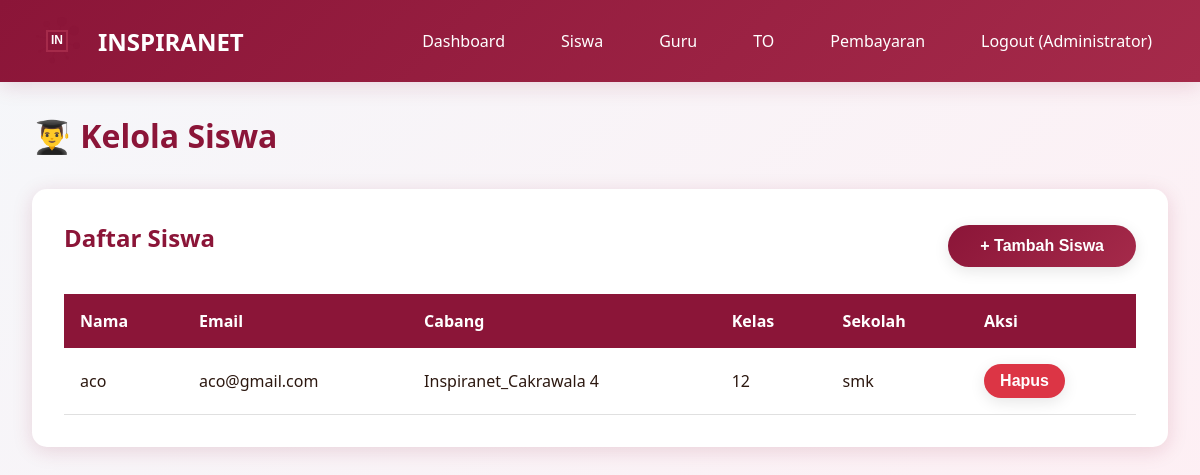
/admin/students (signed in), run on the app's committed database.
### models.py (models this page shows, shortened)
class User(UserMixin, db.Model):
    __tablename__ = 'users'
    id = db.Column(db.Integer, primary_key=True)
    email = db.Column(db.String(120), unique=True, nullable=False)
    password_hash = db.Column(db.String(255), nullable=False)
    full_name = db.Column(db.String(100), nullable=False)
    role = db.Column(db.String(20), nullable=False, default='student')
    inspira_branch = db.Column(db.String(50), nullable=True)
    class_level = db.Column(db.String(20), nullable=True)
    school_name = db.Column(db.String(150), nullable=True)
    phone_number = db.Column(db.String(20), nullable=True)
    profile_photo = db.Column(db.String(255), nullable=True)
    created_at = db.Column(db.DateTime, default=datetime.utcnow)
    exam_attempts = db.relationship('ExamAttempt', backref='user', lazy=True, cascade='all, delete-orphan')
    payments = db.relationship('Payment', backref='user', lazy=True, cascade='all, delete-orphan')
    leaderboard_entries = db.relationship('Leaderboard', backref='user', lazy=True, cascade='all, delete-orphan')

### app.py (the view)
@app.route('/admin/students')
@login_required
def admin_students():
    if current_user.role != 'admin':
        flash('Akses ditolak!', 'danger')
        return redirect(url_for('index'))
    students = User.query.filter_by(role='student').all()
    return render_template('admin_students.html', students=students, branches=BRANCHES)

### app.py (called while the page is built)
@login_manager.user_loader
def load_user(user_id):
    return User.query.get(int(user_id))

@app.before_request
def ensure_db():
    if not hasattr(app, '_db_initialized'):
        app._db_initialized = True
        init_database()

### templates/admin_students.html (shortened to what this page needs)
{% extends "base.html" %}
{% block content %}
<h1 style="color: var(--primary-color); margin-bottom: 2rem;">👨‍🎓 Kelola Siswa</h1>
<div class="card">
    <div style="display: flex; justify-content: space-between; align-items: center; margin-bottom: 1.5rem;">
        <h2>Daftar Siswa</h2>
        <button onclick="showModal('addStudentModal')" class="btn btn-primary">+ Tambah Siswa</button>
    </div>
    <table class="table">
        <thead>
            <tr>
                <th>Nama</th>
                <th>Email</th>
                <th>Cabang</th>
                <th>Kelas</th>
                <th>Sekolah</th>
                <th>Aksi</th>
            </tr>
        </thead>
        <tbody>
            {% for student in students %}
            <tr>
                <td>{{ student.full_name }}</td>
                <td>{{ student.email }}</td>
                <td>{{ student.inspira_branch }}</td>
                <td>{{ student.class_level }}</td>
                <td>{{ student.school_name }}</td>
                <td>
                    <form method="POST" action="{{ url_for('admin_delete_student', id=student.id) }}" style="display: inline;" data-confirm-delete>
                        <button type="submit" class="btn btn-danger" style="padding: 0.5rem 1rem;">Hapus</button>
                    </form>
                </td>
            </tr>
            {% endfor %}
        </tbody>
    </table>
</div>
{% endblock %}

### templates/base.html (shortened to what this page needs)
<!DOCTYPE html>
<html lang="id">
<head>
    <link rel="stylesheet" href="{{ url_for('static', filename='css/style.css') }}">
</head>
<body>
    <nav class="navbar">
        <div class="container">
            <a href="{{ url_for('index') }}" class="navbar-brand">
                <div id="logo-animation" class="logo-container"></div>
                <span>INSPIRANET</span>
            </a>
            <ul class="navbar-nav">
                {% if current_user.is_authenticated %}
                    {% if current_user.role == 'admin' %}
                        <li><a href="{{ url_for('admin_dashboard') }}">Dashboard</a></li>
                        <li><a href="{{ url_for('admin_students') }}">Siswa</a></li>
                        <li><a href="{{ url_for('admin_teachers') }}">Guru</a></li>
                        <li><a href="{{ url_for('admin_exams') }}">TO</a></li>
                        <li><a href="{{ url_for('admin_payments') }}">Pembayaran</a></li>
                    {% elif current_user.role == 'teacher' %}
                        <li><a href="{{ url_for('teacher_dashboard') }}">Dashboard</a></li>
                        <li><a href="{{ url_for('teacher_exams') }}">TO Saya</a></li>
                        <li><a href="{{ url_for('teacher_students') }}">Hasil Siswa</a></li>
                    {% else %}
                        <li><a href="{{ url_for('student_dashboard') }}">Dashboard</a></li>
                        <li><a href="{{ url_for('student_exams') }}">Daftar TO</a></li>
                    {% endif %}
                    <li><a href="{{ url_for('logout') }}">Logout ({{ current_user.full_name }})</a></li>
                {% else %}
                    <li><a href="{{ url_for('login') }}">Login</a></li>
                    <li><a href="{{ url_for('register') }}">Daftar</a></li>
                {% endif %}
            </ul>
        </div>
    </nav>
    <div class="container">
        {% block content %}{% endblock %}
    </div>
</body>
</html>

### static/css/style.css (style rules this page uses)
:root { --primary-color: #8B1538; --secondary-color: #A52A4A; --dark-color: #4A0E1F; --light-color: #FFE5EC; --text-dark: #2C1810; --text-light: #FFFFFF; --shadow: 0 4px 20px rgba(139, 21, 56, 0.15); }
* { margin: 0; padding: 0; box-sizing: border-box; }
body { font-family: 'Segoe UI', Tahoma, Geneva, Verdana, sans-serif; background: linear-gradient(135deg, #f5f7fa 0%, #ffeef3 100%); color: var(--text-dark); min-height: 100vh; }
.navbar { background: linear-gradient(135deg, var(--primary-color) 0%, var(--secondary-color) 100%); padding: 1rem 0; box-shadow: var(--shadow); position: sticky; top: 0; z-index: 1000; }
.navbar .container { max-width: 1200px; margin: 0 auto; padding: 0 2rem; display: flex; justify-content: space-between; align-items: center; }
.navbar-brand { display: flex; align-items: center; gap: 1rem; color: var(--text-light); text-decoration: none; font-size: 1.5rem; font-weight: bold; }
.logo-container { position: relative; width: 50px; height: 50px; }
.navbar-nav { display: flex; gap: 1.5rem; list-style: none; align-items: center; }
.navbar-nav a { color: var(--text-light); text-decoration: none; padding: 0.5rem 1rem; border-radius: 5px; transition: all 0.3s ease; }
.container { max-width: 1200px; margin: 2rem auto; padding: 0 2rem; }
.btn { display: inline-block; padding: 0.75rem 2rem; border: none; border-radius: 25px; font-size: 1rem; font-weight: 600; text-decoration: none; cursor: pointer; transition: all 0.3s ease; box-shadow: 0 4px 15px rgba(0, 0, 0, 0.1); }
.btn-primary { background: linear-gradient(135deg, var(--primary-color) 0%, var(--secondary-color) 100%); color: var(--text-light); }
.btn-danger { background: #dc3545; color: white; }
.card { background: white; border-radius: 15px; padding: 2rem; box-shadow: var(--shadow); margin-bottom: 2rem; animation: fadeIn 0.6s ease; }
.card h2 { color: var(--primary-color); margin-bottom: 1rem; }
.table { width: 100%; border-collapse: collapse; margin-top: 1rem; }
.table th { background: var(--primary-color); color: white; padding: 1rem; text-align: left; }
.table td { padding: 1rem; border-bottom: 1px solid #e0e0e0; }

### data on the page
User: full_name "Administrator"
User: full_name "aco", email "aco@gmail.com", inspira_branch "Inspiranet_Cakrawala 4", class_level "12", school_name "smk"
